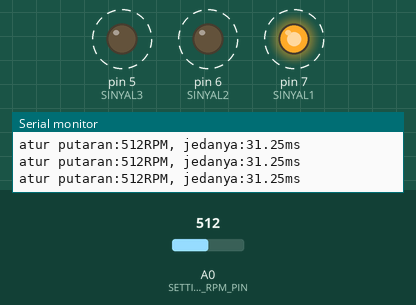
A program run on a simulated Arduino Uno, built with avr-gcc and run on an emulated ATmega328P. Parts: output pins drawn as LEDs (lit = HIGH), the last lines printed to the serial monitor. Dashed ring = blinking. Inputs (shaded band) come from the test bench; at power-on: A0 (SETTING_RPM_PIN) = 512.

Above: at 0.78 s.
1.3 s: A0 (SETTING_RPM_PIN) set to 306
4.3 s: A0 (SETTING_RPM_PIN) set to 0
At 5.1 s:
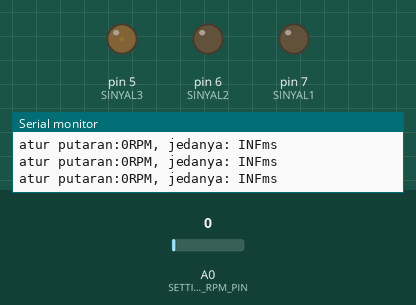
6.2 s: A0 (SETTING_RPM_PIN) set to 56
7.7 s: A0 (SETTING_RPM_PIN) set to 64
At 7.85 s:
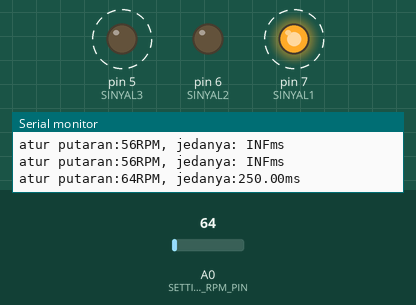
10.7 s: A0 (SETTING_RPM_PIN) set to 716
At 11.28 s:
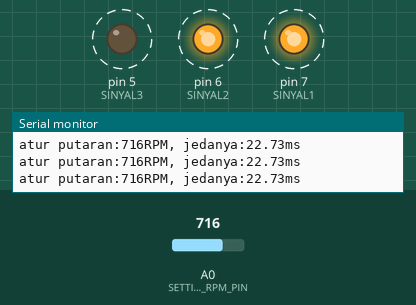
Timing chart, 0 to 14.7 s (numbered marks = the images above; inputs shaded):
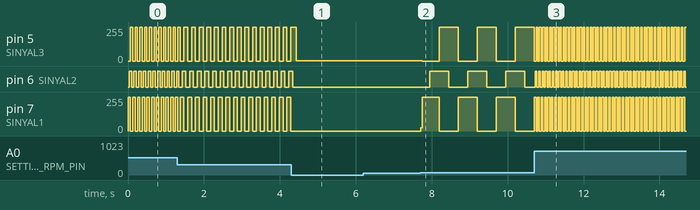

The program:

main.cpp
```cpp
#include <Arduino.h>
// deklarasi pin
#define SINYAL1 7
#define SINYAL2 6
#define SINYAL3 5
#define SETTING_RPM_PIN A0

// input 60rpm sd 15000
int RPM = 60; // kecepatan dalam rpm
float variasiJeda = 1;
float RPMtoDelay(int nilai_rpm)
{
  variasiJeda = nilai_rpm / 60;
  variasiJeda = 1 / variasiJeda;
  variasiJeda *= 1000; // variasiJeda = variasiJeda * 1000;
  variasiJeda /= 4;    // variasiJeda = variasiJeda / 4;
  return variasiJeda;
}
void setup()
{
  // untuk menandakan output
  pinMode(SINYAL1, OUTPUT);
  pinMode(SINYAL2, OUTPUT);
  pinMode(SINYAL3, OUTPUT);
  digitalWrite(SINYAL1, LOW);
  digitalWrite(SINYAL2, LOW);
  digitalWrite(SINYAL3, LOW);

  Serial.begin(115200);
}

void loop()
{
  RPM = analogRead(SETTING_RPM_PIN);
  Serial.println("atur putaran:" + String(RPM) + "RPM, jedanya:" + RPMtoDelay(RPM) + "ms");
  digitalWrite(SINYAL1, HIGH);
  delay(variasiJeda);
  digitalWrite(SINYAL2, HIGH);
  delay(variasiJeda);
  digitalWrite(SINYAL1, LOW);
  digitalWrite(SINYAL3, HIGH);
  delay(variasiJeda);
  digitalWrite(SINYAL2, LOW);
  delay(variasiJeda);
  digitalWrite(SINYAL3, LOW);
}
```

Measured:
- the behaviour switches between 59 and 60 on A0 (SETTING_RPM_PIN) (found by bisection; images 1 and 2)
- after the input at 1.3 s, pin 5 (SINYAL3), pin 7 (SINYAL1): alternates 255/255 for 0.10 s and 0/255 for 0.10 s, starting after 0.17 s; pin 6 (SINYAL2): alternates HIGH for 0.10 s and LOW for 0.10 s, starting after 0.22 s
- after the input at 4.3 s, pin 6 (SINYAL2): goes on until 4.3 s, then stays LOW; pin 7 (SINYAL1): stops changing and stays 0/255
- after the input at 7.7 s, pin 5 (SINYAL3): alternates 255/255 for 0.50 s and 0/255 for 0.50 s, starting after 0.05 s; pin 6 (SINYAL2): alternates HIGH for 0.50 s and LOW for 0.50 s, starting after 0.25 s; pin 7 (SINYAL1): alternates 255/255 for 0.50 s and 0/255 for 0.50 s, starting at once
- after the input at 10.7 s, pin 5 (SINYAL3), pin 7 (SINYAL1): alternates 255/255 for 0.04 s and 0/255 for 0.04 s, starting after 0.05 s; pin 6 (SINYAL2): alternates HIGH for 0.04 s and LOW for 0.04 s, starting at once
- by itself, pin 5 (SINYAL3), pin 7 (SINYAL1): alternates 255/255 for 0.06 s and 0/255 for 0.06 s
- by itself, pin 6 (SINYAL2): alternates HIGH for 0.06 s and LOW for 0.06 s
